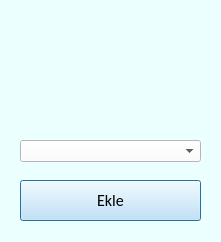
<?xml version="1.0" encoding="UTF-8"?>
<ui version="4.0">
 <class>Dialog</class>
 <widget class="QDialog" name="Dialog">
  <property name="geometry">
   <rect>
    <x>0</x>
    <y>0</y>
    <width>221</width>
    <height>242</height>
   </rect>
  </property>
  <property name="windowTitle">
   <string>Kamera Yerleştir</string>
  </property>
  <property name="styleSheet">
   <string notr="true">background-color: rgb(235, 255, 255);
font: 12pt &quot;Calibri&quot;;</string>
  </property>
  <widget class="QLabel" name="label_2">
   <property name="geometry">
    <rect>
     <x>50</x>
     <y>20</y>
     <width>91</width>
     <height>91</height>
    </rect>
   </property>
   <property name="font">
    <font>
     <family>Calibri</family>
     <pointsize>12</pointsize>
     <weight>50</weight>
     <italic>false</italic>
     <bold>false</bold>
    </font>
   </property>
   <property name="text">
    <string/>
   </property>
   <property name="pixmap">
    <pixmap resource="a.qrc">:/w/Security-Camera-icon.png</pixmap>
   </property>
   <property name="scaledContents">
    <bool>true</bool>
   </property>
  </widget>
  <widget class="QPushButton" name="btn_kamera_ekle">
   <property name="geometry">
    <rect>
     <x>20</x>
     <y>180</y>
     <width>181</width>
     <height>41</height>
    </rect>
   </property>
   <property name="font">
    <font>
     <family>Calibri</family>
     <pointsize>12</pointsize>
     <weight>50</weight>
     <italic>false</italic>
     <bold>false</bold>
    </font>
   </property>
   <property name="styleSheet">
    <string notr="true">background-color: rgb(195, 232, 255);</string>
   </property>
   <property name="text">
    <string>Ekle</string>
   </property>
  </widget>
  <widget class="QComboBox" name="cmb_kameralar">
   <property name="geometry">
    <rect>
     <x>20</x>
     <y>140</y>
     <width>181</width>
     <height>22</height>
    </rect>
   </property>
   <property name="styleSheet">
    <string notr="true">background-color: rgb(255, 255, 255);</string>
   </property>
  </widget>
 </widget>
 <resources>
  <include location="a.qrc"/>
  <include location="a.qrc"/>
 </resources>
 <connections/>
</ui>
